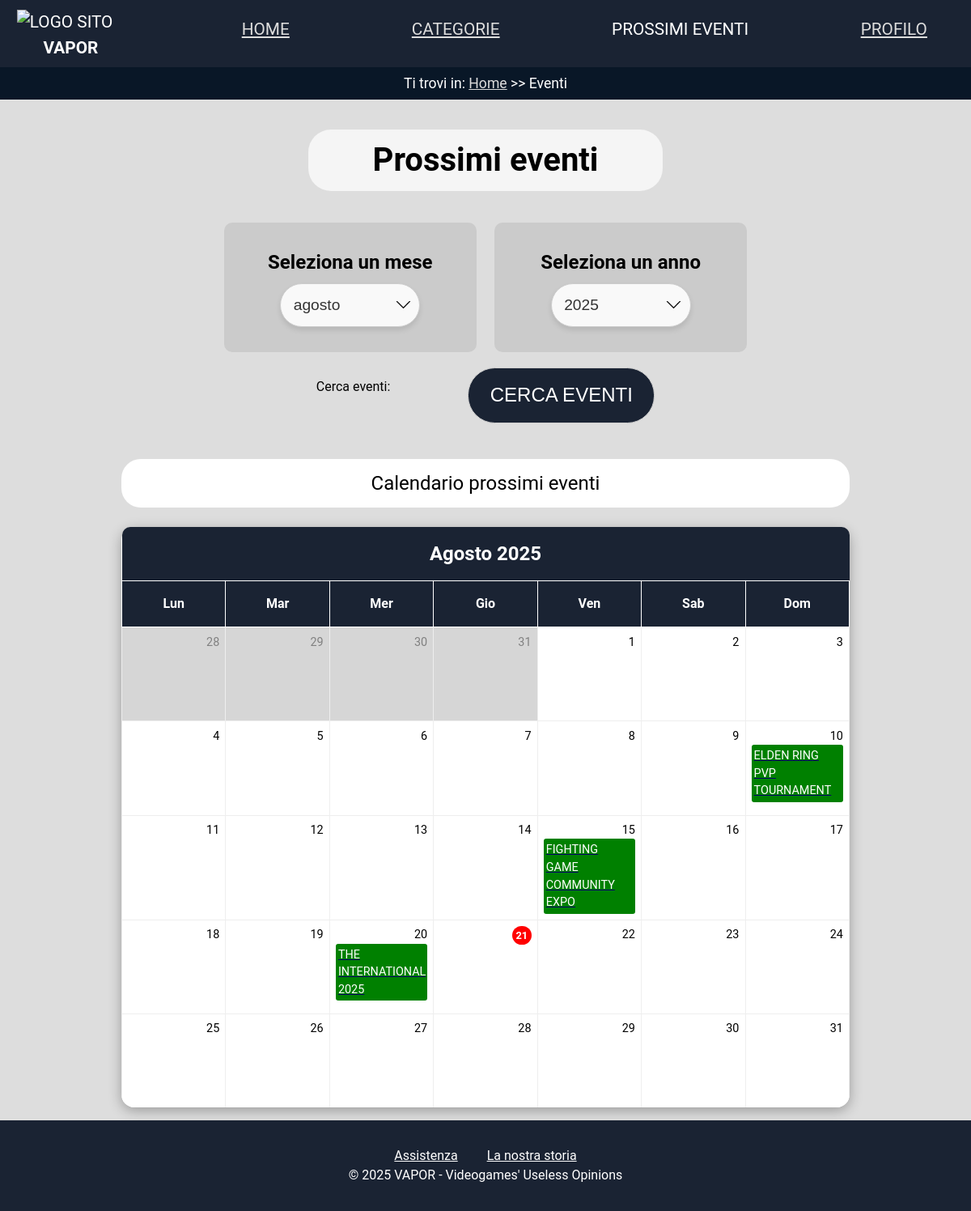
Screenshot of /eventi.php (signed in) with the database file from the repository.
### tables this page shows
CREATE TABLE IF NOT EXISTS Eventi(
    nome_evento VARCHAR(64)PRIMARY KEY,
    nome_videogioco VARCHAR(64) NOT NULL,
    data_inizio_evento DATE NOT NULL,
    data_fine_evento DATE,
    squadre_coinvolte TEXT NOT NULL,
    vincitore_evento VARCHAR(64),
    FOREIGN KEY (nome_videogioco) REFERENCES Videogiochi(nome_gioco)
);

### dbconnections.php (called while the page is built, shortened)
<?php
class DBAccess {
	private $connection;
	public function openDBConnection() {
		$this->connection = mysqli_connect(DBAccess::HOST_DB, DBAccess::USERNAME, DBAccess::PASSWORD, DBAccess::DATABASE_NAME);
		return mysqli_connect_error();
	}
	public function getEventiMese($mese, $anno) {
		$query = "SELECT nome_evento,data_inizio_evento FROM Eventi
				  WHERE MONTH(data_inizio_evento) = ?
				  AND YEAR(data_inizio_evento) = ?";
		$stmt = mysqli_prepare($this->connection, $query);
		mysqli_stmt_bind_param($stmt, "ii", $mese, $anno);
		if (!mysqli_stmt_execute($stmt)) {
			die("Errore nell'esecuzione della query: " . mysqli_stmt_error($stmt));
		}
		$result = mysqli_stmt_get_result($stmt);
		$eventi = array();
		while ($row = mysqli_fetch_assoc($result)) {
			$eventi[] = $row;
		}
		return $eventi;
	}
}
function traduciData($dataInput) {
    $mesi = [
        "january" => "Gennaio",
        "february" => "Febbraio",
        "march" => "Marzo",
        "april" => "Aprile",
        "may" => "Maggio",
        "june" => "Giugno",
        "july" => "Luglio",
        "august" => "Agosto",
        "september" => "Settembre",
        "october" => "Ottobre",
        "november" => "Novembre",
        "december" => "Dicembre"
    ];
    $parti = explode(' ', trim($dataInput));
    if (count($parti) === 3) {
        $giorno = $parti[0];
        $meseEng = strtolower($parti[1]);
        $anno = $parti[2];
        $meseIta = $mesi[$meseEng] ?? $parti[1];
        return "$giorno $meseIta $anno";
    } elseif (count($parti) === 2) {
        $meseEng = strtolower($parti[0]);
        $anno = $parti[1];
        $meseIta = $mesi[$meseEng] ?? $parti[0];
        return "$meseIta $anno";
    } else {
        return "errore Data";
    }
}
?>

### eventi.php (the view, shortened to what this page needs)
<?php
require_once "dbconnections.php";
require_once "template.php";
$timestamp = $_SERVER['REQUEST_TIME'];
$anno = "2025";
$oggiG = date('d', $timestamp);
$oggiM = date('m', $timestamp);
$oggiY = date('y', $timestamp);
$calendarioHTML = "";
if (isset($_POST['submit'])) {
    $mese = ($_POST['mese']);
    $anno = ($_POST['anno']);
} else {
    $mese = $oggiM;
}
$connessione = new DBAccess();
$connessioneOK = $connessione->openDBConnection();
$eventi = "";
if (!$connessioneOK) {
    $eventi = $connessione->getEventiMese($mese, $anno);
}
$giorniSettimana = ['Lun', 'Mar', 'Mer', 'Gio', 'Ven', 'Sab', 'Dom'];
$giorniSettimanaC = ['Lunedì', 'Martedì', 'Mercoledì', 'Giovedì', 'Venerdì', 'Sabato', 'Domenica'];
$primoGiorno = mktime(0, 0, 0, $mese, 1, $anno);
$indicePrimoGiorno = date('N', $primoGiorno);
$numeroGiorni = date('t', $primoGiorno);
$giorniInizialiVuoti = $indicePrimoGiorno - 1;
$giorniDelMesePrecedente = date('t', mktime(0, 0, 0, $mese - 1, 1, $anno));
$data = date('F Y', $primoGiorno);
$data = traduciData($data);
$calendarioHTML .= "<thead>";
$calendarioHTML .= "<div><tr class='mese_selezionato'><th colspan='7'><div>" . $data . "</div></th></tr></div>";
$tmp = false;
if (date('m', $primoGiorno) === $oggiM && date('y', $primoGiorno) === $oggiY) {
    $tmp = true;
}
$calendarioHTML .= "<tr class='listaGiorniCalendario'>";
foreach ($giorniSettimana as $giorno) {
    $calendarioHTML .= "<th scope='col'>$giorno</th>";
}
$calendarioHTML .= "</tr></thead><tbody><tr>";
$indiceGiornoSettimana = 0;
for ($i = $giorniInizialiVuoti; $i > 0; $i--) {
    $giorno = $giorniDelMesePrecedente - $i + 1;
    $giornoSettimanaC = $giorniSettimanaC[$indiceGiornoSettimana % 7];
    $calendarioHTML .= "<td class='giornoFuori' data-title='$giornoSettimanaC'>$giorno</td>";
    $indiceGiornoSettimana++;
}
$giornoCorrente = 1;
while ($giornoCorrente <= $numeroGiorni) {
    $eventoStampato = false;
    $giornoSettimanaC = $giorniSettimanaC[$indiceGiornoSettimana % 7];
    if (!empty($eventi)) {
        foreach ($eventi as $ev) {
            $giornoEvento = intval(date('j', strtotime($ev['data_inizio_evento'])));
            if ($giornoEvento === $giornoCorrente && !$eventoStampato) {
                $nomeEvento = ($ev['nome_evento']);
                $eventoLink = ($ev['nome_evento']);
                if (!($tmp && $giornoCorrente == $oggiG)) {
                    $calendarioHTML .= "<td data-title='$giornoSettimanaC'><span class='eventoPresente'>$giornoCorrente</span><a href='evento_singolo.php?nome_evento={$eventoLink}'><p class='marked'>$nomeEvento</p></a></td>";
                } else {
                    $calendarioHTML .= "<td data-title='$giornoSettimanaC'><span class='eventoPresenteOggi'>$giornoCorrente</span><a href='evento_singolo.php?nome_evento={$eventoLink}'><p class='marked'>$nomeEvento</p></a></td>";
                }
                $eventoStampato = true;
            }
        }
    }
    if (!$eventoStampato) {
        if (!($tmp && $giornoCorrente == $oggiG)) {
            $calendarioHTML .= "<td data-title='$giornoSettimanaC'>$giornoCorrente</td>";
        } else {
            $calendarioHTML .= "<td data-title='$giornoSettimanaC'><span class='eventoOggi'>$giornoCorrente</span></td>";
        }
    }
    if (($giorniInizialiVuoti + $giornoCorrente - 1) % 7 == 6) {
        $calendarioHTML .= "</tr><tr>";
    }
    $giornoCorrente++;
    $indiceGiornoSettimana++;
}
$calendarioHTML .= "</tr>";
$calendarioHTML .= "</tbody>";
?>

### css/tablet.css (style rules this page uses)
h1 { margin: 0.8em; }
main, section, .container { margin-top: 7em; }
.menu ul li:not(:first-child) { display: none; }
.menu { display: flex; justify-content: center; position: relative; }
li.current-page { list-style: url("../assets/fast-forward.png"); list-style-position: inside; }
.navbar_link { background-color: var(--div_navbar_link); }
.menu { text-align: center; }
.logo h1 { font-size: 1em; }
.listaGiorniCalendario { display: none; }
.giornoFuori { display: none; }
thead { display: table-header-group; border-radius: 1em; }
thead .listaGiorniCalendario { display: none; }
.mese_selezionato>th { display: inline-block; color: #111; }
.mese_selezionato>th>div { background-color: #1A2333; padding: 0.5em; color: white; border-radius: 0.6em; }
.calendario-tabella thead { background-color: transparent; }
tr, td { display: block; padding: 0; }
.calendario-tabella thead>tr { text-align: center; }
td, th { border-top: none; }
td[data-title]:before { content: attr(data-title) " - "; font-weight: bold; }
.calendario-tabella td { height: 2.5em; min-height: 4em; padding: 1em 1em 0em 1em; font-size: 1em; text-align: center; }
.marked { text-align: center; }
.menu ul:last-child { padding-right: 0; }

### css/mobile.css (style rules this page uses)
body,main { width: 100%; }
.menu { text-align: left; display: inline-block; padding-bottom: 0.7em; }
.logo>img { float: left; }
.logo h1>span { margin-top: 0.8em; position: absolute; }
.h-white { padding: 0; border-radius: 0.3em; padding: 0 0.1em 0; }
.menu ul { padding-bottom: 1em; display: inline; }
.calendario-tabella { width: 90%; min-width: unset; max-width: 100%; font-size: 0.85em; table-layout: fixed; border-radius: 0.5em; margin: 0 auto; }
.selettore { background-color: rgb(203, 203, 203); font-weight: bold; padding: 1em 0; margin: 0.3em; border-radius: 10px; text-align: center; font-size: 1.2em; width: 12em; }
#mese, #anno { padding: 0.6em; font-size: 0.75em; max-width: 8em; }
input[type="submit"][value="CERCA EVENTI"] { font-size: 1.2em; padding: 0.8em; }
.titolo_pagina_eventi, .titolo_calendario { text-align: center; font-size: 1.3em; }

### css/print.css (style rules this page uses)
* { padding: 0; margin: 0; }
.listAiuti,.tornaSU { display: none; }
html, body { font-family: "Times New Roman", serif; color: black; background: none; }
h1 { font-size: 2em; font-weight: bold; text-align: center; }
header ul li:not(:first-child) { display: none; }
a { content: none; }
.logo { margin-top: 10px; text-align: center; }
.logo img { width: 100px; height: auto; }
.logo h1 { text-transform: uppercase; font-size: 2em; margin-top: 0.2em; }
.breadcrump { text-align: center; top: 9em; left: 1em; font-size: 1.3em; background: none; color: black; margin: 0; }
main { margin-top: 20px; }
* { color: black; }
a, a:visited, a:hover, a:active { color: black; text-decoration: none; }
.titolo_calendario { visibility: hidden; height: 0; margin: 0; padding: 0 ; }
.formCalendario { display: none; }
.formCalendario label[for="mese"], .formCalendario label[for="anno"] { display: none; }
#mese, #anno { display: none; }
input[type="submit"][value="CERCA EVENTI"] { display: none; }
.titolo_calendario { font-size: 1.2em; background-color: white; border-radius: 1em; padding: 0.3em; margin-bottom: 0.8em; text-align: center; color: black; display: block; }
.calendario-tabella { width: 90%; margin: 0 auto; border-collapse: collapse; background: white; box-shadow: none; border: 1px solid black; table-layout: fixed; border-radius: 0; font-size: 0.85em; }
.calendario-tabella thead { background-color: #000; color: white; }
.calendario-tabella th { padding: 0.5em; text-align: center; font-weight: 600; font-size: 0.85em; border: 1px solid white; }
.calendario-tabella td { height: 4.5em; padding: 0.3em; text-align: right; vertical-align: top; font-size: 0.75em; border: 1px solid black; position: relative; background-color: white; color: black; }
#content { margin-bottom: 2rem; }
body { padding-top: 0; margin-top: 0; font-size: 12pt; color: #000; background: none; }
a { color: #000; text-decoration: underline; }
footer { display: none; }
.menu ul { list-style: none; }

### rows the page displays
eventi: nome_evento "ELDEN RING PVP TOURNAMENT"
eventi: nome_evento "FIGHTING GAME COMMUNITY EXPO"
eventi: nome_evento "THE INTERNATIONAL 2025"

### other values shown
$data "Agosto 2025"
$giorno "Lun"
$giorno "Mar"
$giorno "Mer"
$giorno "Gio"
$giorno "Ven"
$giorno "Sab"
$giorno "Dom"
$giorno "28"
$giorno "29"
$giorno "30"
$giorno "31"
